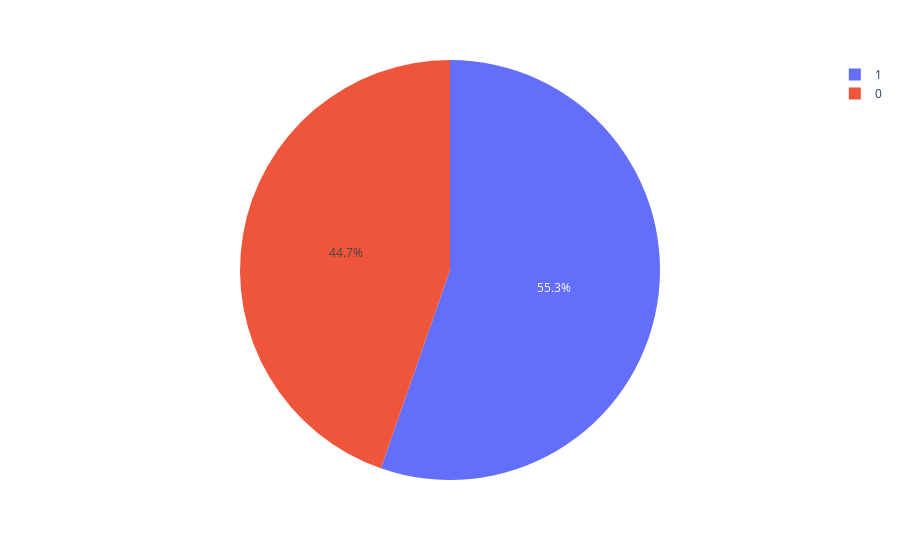

The notebook cell this image was saved under:
### Code cell
px.pie(df_heart, 'HeartDisease')

### Figure 1 — Plotly figure (JSON) as saved in the notebook; plotly's stock layout.template omitted (floating-point values rounded to 4 significant figures; data arrays with more than 128 entries replaced by an {"elided": "..."} marker saying what was removed)
{"data": [{"domain": {"x": [0, 1], "y": [0, 1]}, "hovertemplate": "HeartDisease=%{label}<extra></extra>", "labels": {"elided": "918 int values"}, "legendgroup": "", "name": "", "showlegend": true, "type": "pie"}], "layout": {"autosize": true, "legend": {"tracegroupgap": 0}, "margin": {"t": 60}}}
